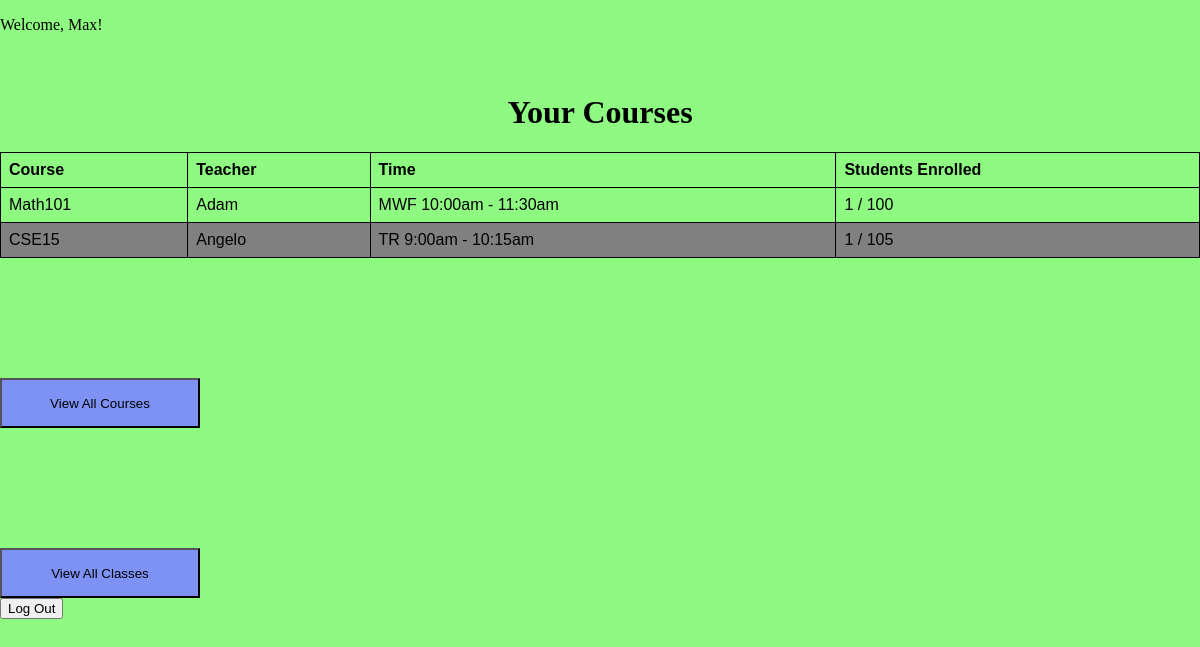
Page /student/courses (signed in) on the earlier database version.
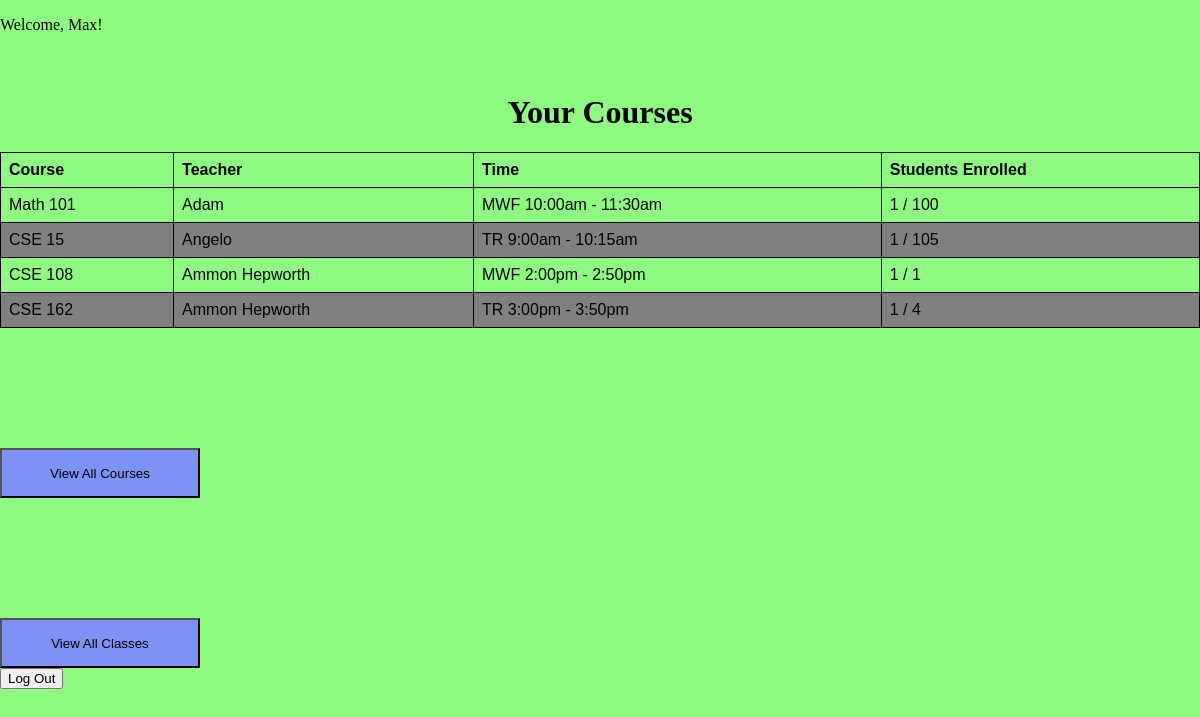
Same page on the later database version.
### hello.py (models this page shows, shortened)
class Course(db.Model):
    id = db.Column(db.Integer, primary_key=True)
    name = db.Column(db.String(64), nullable=False)
    professorID = db.Column(db.Integer, db.ForeignKey('user.id'), nullable=False)
    professor = db.relationship('User', foreign_keys=[professorID], backref='courses_taught')
    time = db.Column(db.String(64),nullable=False)
    capacity = db.Column(db.Integer, nullable=False)

class User(UserMixin, db.Model):
    id = db.Column(db.Integer, primary_key=True)
    username = db.Column(db.String, unique=True, nullable=False)
    password_hash = db.Column(db.String(128), nullable=False)
    name = db.Column(db.String(64), nullable=False)
    role = db.Column(db.String(64), nullable=False)
    classenrolled = db.relationship('Course', secondary=enrollment_table, backref=db.backref('students', lazy='dynamic'), lazy='dynamic')

### hello.py (the view)
@app.route('/student/courses')
@login_required
def student_courses():
    allcourses = current_user.classenrolled.all()
    return render_template('student_courses.html', courses=allcourses)

### hello.py (called while the page is built)
@login_manager.user_loader
def load_user(user_id):
    return User.query.get(int(user_id))

### templates/student_courses.html (shortened to what this page needs)
<!DOCTYPE html>
<html lang="en">
<head>
    <link rel="stylesheet" href="/static/styles.css">
</head>
<body>
    {% extends "base.html" %}
    {% block content %}
    <h1>Your Courses</h1>
    <table>
        <thead>
            <tr>
                <th>Course</th>
                <th>Teacher</th>
                <th>Time</th>
                <th>Students Enrolled</th>
            </tr>
        </thead>
        <tbody>
            {% for c in courses %}
            <tr>
                <td>{{c.name}}</td>
                <td>{{c.professor.name}}</td>
                <td>{{c.time}}</td>
                <td>{{ c.students.count() }} / {{ c.capacity }}</td>
            </tr>
            {% endfor %}
        </tbody>
    </table>
    <form method="get" action="{{ url_for('view_all_classes') }}">
  <button class="login-button" type="submit">View All Courses</button>
        </form>
        <button class="login-button" type="submit">View All Classes</button>
    <form class="logout-button" action="{{ url_for('logout') }}" method="GET">
        <button type="submit">Log Out</button>
    </form>
    {% endblock %}

Differences in the rows shown:
changed Course "MWF 10:00am - 11:30am": name "Math101" → "Math 101"
changed Course "TR 9:00am - 10:15am": name "CSE15" → "CSE 15"
added Course: name "CSE 108", professor.name "Ammon Hepworth", time "MWF 2:00pm - 2:50pm", students.count "1", capacity "1"
added Course: name "CSE 162", professor.name "Ammon Hepworth", time "TR 3:00pm - 3:50pm", students.count "1", capacity "4"
